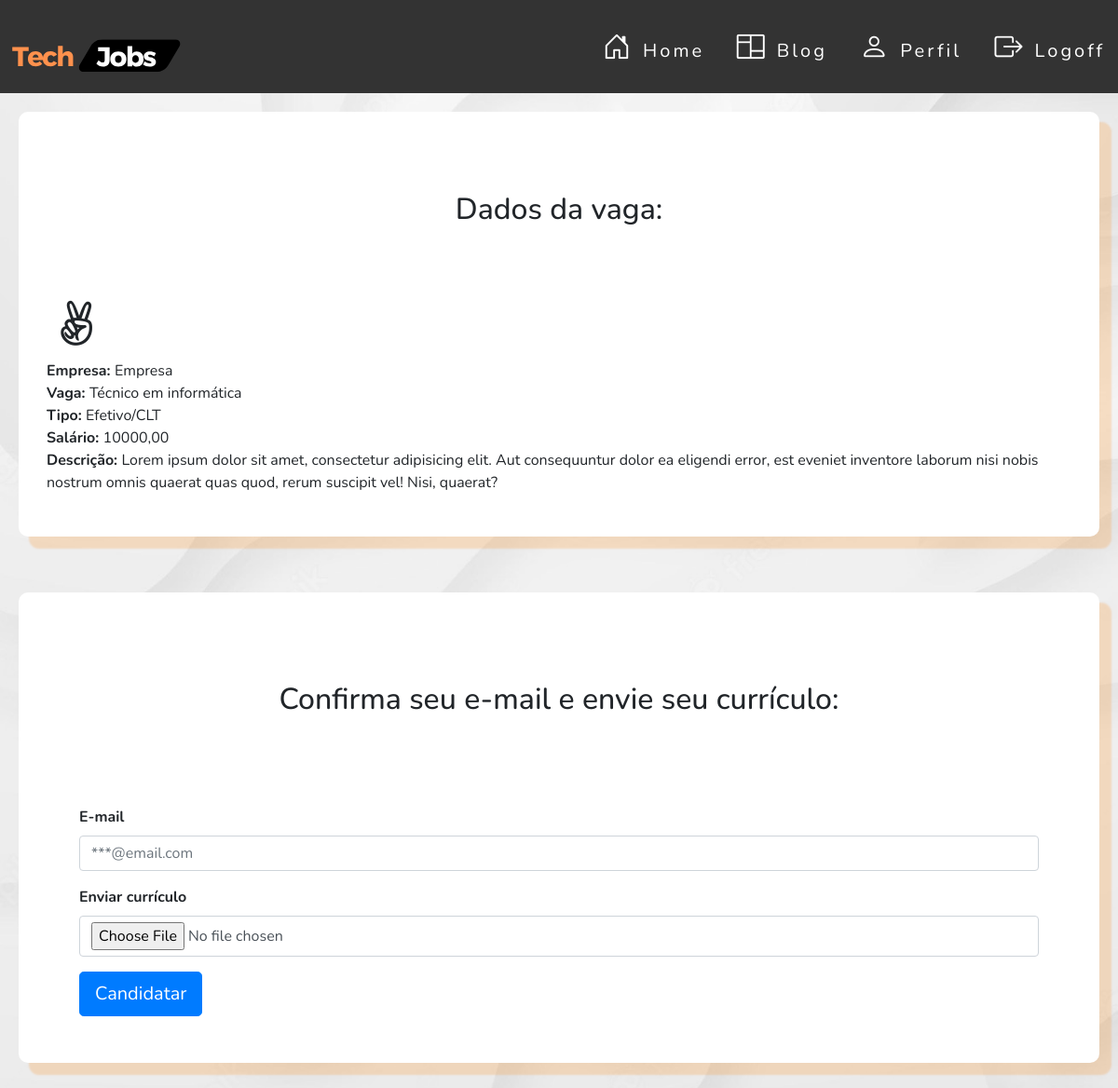
Before: /vaga/candidatar.php?id=2 (signed in) with the older database file.
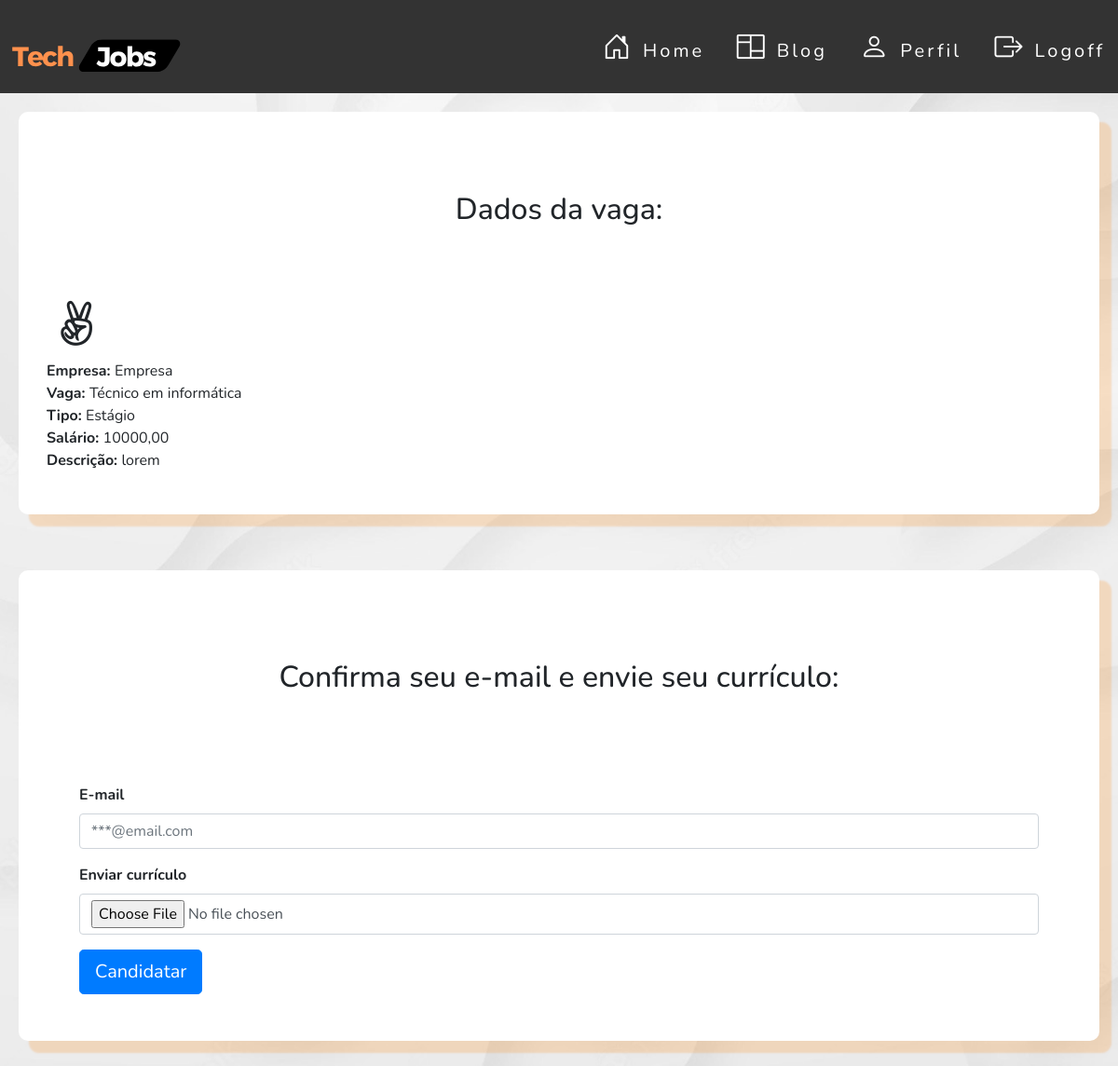
After: the same page with the newer database file.
### tables this page shows
CREATE TABLE `vaga` (
  `id` int NOT NULL,
  `nome` varchar(50) NOT NULL,
  `tipo` varchar(30) NOT NULL,
  `descricao` longtext NOT NULL,
  `salario` varchar(50) NOT NULL,
  `carga_horaria` varchar(100) NOT NULL,
  `data_publicacao` date NOT NULL,
  `data_expiracao` date NOT NULL,
  `usuario_id` int DEFAULT NULL
);

### src/database/conexao.php (called while the page is built)
<?php
class Conexao
{
    public static function getConexao()
    {
        try {
            return new PDO("mysql:host=127.0.0.1;dbname=techjobsdb", "root", "");
        } catch (\PDOException $e) {
            echo 'Error ao conectar com banco de dados. ' . $e->getMessage();
            return null;
        }
    }
}

### src/dao/vagadao.php (called while the page is built, shortened)
<?php
include_once __DIR__ . '/../database/conexao.php';
class  VagaDAO
{
    private $dbh;
    public function __construct()
    {
        $this->dbh = Conexao::getConexao();
    }
    public function getById($id)
    {
        $id = filter_input(INPUT_GET, 'id', FILTER_SANITIZE_SPECIAL_CHARS);
        $query = "SELECT * FROM vaga WHERE id = :id;";
        $stmt = $this->dbh->prepare($query);
        $stmt->bindParam(":id", $id);
        $stmt->execute();
        $row = $stmt->fetch(PDO::FETCH_BOTH);
        $this->dbh = null;
        return $row;
    }
    public function getUsuario($id, $nome)
    {
        $query = "SELECT vaga.id, vaga.usuario_id
                FROM vaga
                INNER JOIN usuario
                ON vaga.id=usuario.nome;";
        $stmt = $this->dbh->query($query);
        $row = $stmt->fetch();
        $this->dbh = null;
        return $row;
    }
}

### src/dao/usuariodao.php (called while the page is built, shortened)
<?php
include_once __DIR__ . '/../database/conexao.php';
class  UsuarioDAO
{
    private $dbh;
    public function __construct()
    {
        $this->dbh = Conexao::getConexao();
    }
    public function getById($id)
    {
        $query = "SELECT * FROM usuario WHERE id = :id";
        $stmt = $this->dbh->prepare($query);
        $stmt->bindParam(":id", $id);
        $stmt->execute();
        $row = $stmt->fetch(PDO::FETCH_BOTH);
        $this->dbh = null;
        return $row;
    }
    public function getByPerfilId($perfil_id)
    {
        $query = "SELECT * FROM usuario WHERE perfil_id = :perfil_id";
        $stmt = $this->dbh->prepare($query);
        $stmt->bindParam(":perfil_id", $perfil_id);
        $stmt->execute();
        $row = $stmt->fetch(PDO::FETCH_BOTH);
        $this->dbh = null;
        return $row;
    }
}

### vaga/candidatar.php (the view, shortened to what the changed rows need)
<?php
require_once __DIR__ . '/../src/dao/vagadao.php';
require_once __DIR__ . '/../src/dao/usuariodao.php';
$dao = new VagaDAO();
$vaga = $dao->getById('$id');
if (isset($_SESSION['usuario'])) {
    require_once __DIR__ . '/../layouts/headerlogin.php';
} else {
    require_once __DIR__ . '/../layouts/headerHome.php';
}
?>
<link rel="stylesheet" href="https://maxcdn.bootstrapcdn.com/bootstrap/4.0.0/css/bootstrap.min.css"
>
<link rel="stylesheet" href="https://cdn.jsdelivr.net/npm/bootstrap-icons@1.11.1/font/bootstrap-icons.css">
<link rel="stylesheet" href="../assets/css/style.css">
<link rel="stylesheet" href="https://cdn.jsdelivr.net/npm/bootstrap-icons@1.11.1/font/bootstrap-icons.css">
<section class="main-blog">
    <div class="main-blog-content1">
        <article>
            <div class="py-3 text-center" style="margin: 40px auto">
                <h2>Dados da vaga:</h2>
            </div>
            <div class="icon"><i class="fa fa-3x fa-angellist"></i></div>
            <div class="content" title="<?= $vaga[3] ?>">
                <?php
                $id = $vaga['usuario_id'];
                $dao1 = new UsuarioDAO();
                $usuario = $dao1->getById($id);
                ?>
                <?php echo '<strong>Empresa: </strong>' . $usuario[1]  ?><br>
                <?php echo '<strong>Vaga: </strong>' . $vaga[1] ?><br>
                <p><?php echo '<strong>Tipo: </strong> ' . $vaga[2] ?><br>
                    <?php echo '<strong>Salário: </strong> ' . $vaga[4] ?><br>
                    <?php echo '<strong>Descrição: </strong> ' . $vaga[3] ?>
                </p>
            </div>
        </article>
        <article>
            <div class="py-3 text-center" style="margin: 50px auto">
                <h2>Confirma seu e-mail e envie seu currículo: </h2>
            </div>
        </article>
    </div>
</section>

Changed rows visible on the page:
changed vaga "Técnico em informática": tipo "Efetivo/CLT" → "Estágio"; descricao "Lorem ipsum dolor sit amet, consectetur adipisicing elit. Aut consequuntur dolor ea eligendi error, est eveniet inventore laborum nisi nobis nostrum omnis quaerat quas quod, rerum suscipit vel! Nisi, quaerat?" → "lorem"
